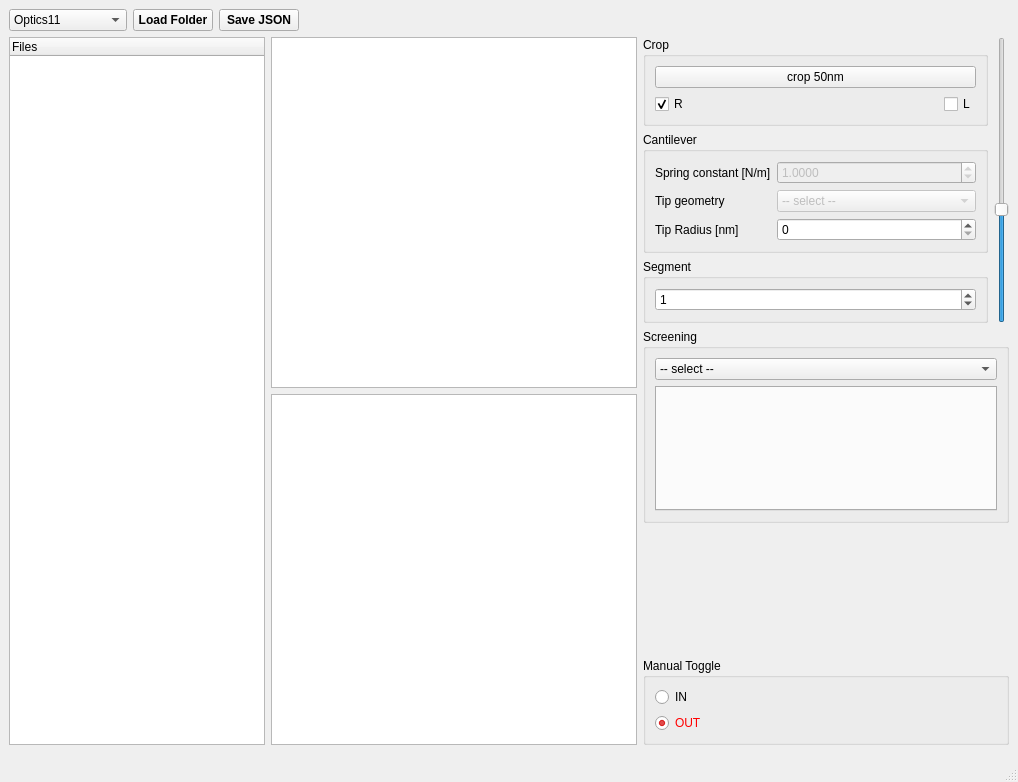
<?xml version="1.0" encoding="UTF-8"?>
<ui version="4.0">
 <class>radius</class>
 <widget class="QMainWindow" name="radius">
  <property name="geometry">
   <rect>
    <x>0</x>
    <y>0</y>
    <width>1018</width>
    <height>782</height>
   </rect>
  </property>
  <property name="windowTitle">
   <string>Nano2021</string>
  </property>
  <property name="windowIcon">
   <iconset>
    <normaloff>../../.designer/backup/ico.svg</normaloff>../../.designer/backup/ico.svg</iconset>
  </property>
  <widget class="QWidget" name="centralwidget">
   <layout class="QVBoxLayout" name="verticalLayout_7">
    <item>
     <layout class="QHBoxLayout" name="horizontalLayout_3">
      <item>
       <widget class="QComboBox" name="c_open">
        <item>
         <property name="text">
          <string>Optics11</string>
         </property>
        </item>
        <item>
         <property name="text">
          <string>jpk-force</string>
         </property>
        </item>
        <item>
         <property name="text">
          <string>Optics11 2019</string>
         </property>
        </item>
        <item>
         <property name="text">
          <string>Optics11 OLD</string>
         </property>
        </item>
        <item>
         <property name="text">
          <string>Nanosurf export</string>
         </property>
        </item>
        <item>
         <property name="text">
          <string>Easy TSV</string>
         </property>
        </item>
       </widget>
      </item>
      <item>
       <widget class="QPushButton" name="open_selectfolder">
        <property name="font">
         <font>
          <weight>75</weight>
          <bold>true</bold>
         </font>
        </property>
        <property name="text">
         <string>Load Folder</string>
        </property>
        <property name="shortcut">
         <string>Ctrl+S</string>
        </property>
       </widget>
      </item>
      <item>
       <widget class="QPushButton" name="save">
        <property name="font">
         <font>
          <weight>75</weight>
          <bold>true</bold>
         </font>
        </property>
        <property name="text">
         <string>Save JSON</string>
        </property>
        <property name="shortcut">
         <string>Ctrl+S</string>
        </property>
       </widget>
      </item>
      <item>
       <spacer name="horizontalSpacer">
        <property name="orientation">
         <enum>Qt::Horizontal</enum>
        </property>
        <property name="sizeHint" stdset="0">
         <size>
          <width>40</width>
          <height>20</height>
         </size>
        </property>
       </spacer>
      </item>
     </layout>
    </item>
    <item>
     <layout class="QHBoxLayout" name="horizontalLayout_4">
      <item>
       <widget class="QTreeWidget" name="mainlist">
        <property name="sizePolicy">
         <sizepolicy hsizetype="Fixed" vsizetype="Expanding">
          <horstretch>0</horstretch>
          <verstretch>0</verstretch>
         </sizepolicy>
        </property>
        <property name="font">
         <font>
          <weight>50</weight>
          <italic>false</italic>
          <bold>false</bold>
         </font>
        </property>
        <property name="frameShape">
         <enum>QFrame::StyledPanel</enum>
        </property>
        <property name="frameShadow">
         <enum>QFrame::Sunken</enum>
        </property>
        <property name="lineWidth">
         <number>0</number>
        </property>
        <property name="midLineWidth">
         <number>0</number>
        </property>
        <property name="sortingEnabled">
         <bool>false</bool>
        </property>
        <property name="animated">
         <bool>false</bool>
        </property>
        <column>
         <property name="text">
          <string>Files</string>
         </property>
        </column>
       </widget>
      </item>
      <item>
       <layout class="QVBoxLayout" name="verticalLayout_6">
        <item>
         <widget class="PlotWidget" name="g_fdistance"/>
        </item>
        <item>
         <widget class="PlotWidget" name="g_single"/>
        </item>
       </layout>
      </item>
      <item>
       <layout class="QVBoxLayout" name="verticalLayout_5">
        <item>
         <layout class="QHBoxLayout" name="horizontalLayout_2">
          <item>
           <layout class="QVBoxLayout" name="verticalLayout_4">
            <item>
             <widget class="QGroupBox" name="Crop">
              <property name="enabled">
               <bool>true</bool>
              </property>
              <property name="sizePolicy">
               <sizepolicy hsizetype="Preferred" vsizetype="Fixed">
                <horstretch>0</horstretch>
                <verstretch>0</verstretch>
               </sizepolicy>
              </property>
              <property name="title">
               <string>Crop</string>
              </property>
              <layout class="QVBoxLayout" name="verticalLayout_2">
               <item>
                <widget class="QPushButton" name="crop">
                 <property name="text">
                  <string>crop 50nm</string>
                 </property>
                </widget>
               </item>
               <item>
                <layout class="QHBoxLayout" name="horizontalLayout">
                 <item>
                  <widget class="QCheckBox" name="crop_right">
                   <property name="text">
                    <string>R</string>
                   </property>
                   <property name="checked">
                    <bool>true</bool>
                   </property>
                  </widget>
                 </item>
                 <item>
                  <widget class="QCheckBox" name="crop_left">
                   <property name="sizePolicy">
                    <sizepolicy hsizetype="Fixed" vsizetype="Fixed">
                     <horstretch>0</horstretch>
                     <verstretch>0</verstretch>
                    </sizepolicy>
                   </property>
                   <property name="text">
                    <string>L</string>
                   </property>
                  </widget>
                 </item>
                </layout>
               </item>
              </layout>
             </widget>
            </item>
            <item>
             <widget class="QGroupBox" name="Cantilever">
              <property name="title">
               <string>Cantilever</string>
              </property>
              <layout class="QFormLayout" name="formLayout_2">
               <item row="0" column="0">
                <widget class="QLabel" name="label_2">
                 <property name="text">
                  <string>Spring constant [N/m]</string>
                 </property>
                </widget>
               </item>
               <item row="0" column="1">
                <widget class="QDoubleSpinBox" name="springconstant">
                 <property name="enabled">
                  <bool>false</bool>
                 </property>
                 <property name="decimals">
                  <number>4</number>
                 </property>
                 <property name="maximum">
                  <double>999.990000000000009</double>
                 </property>
                 <property name="value">
                  <double>1.000000000000000</double>
                 </property>
                </widget>
               </item>
               <item row="1" column="0">
                <widget class="QLabel" name="label_3">
                 <property name="text">
                  <string>Tip geometry</string>
                 </property>
                </widget>
               </item>
               <item row="1" column="1">
                <widget class="QComboBox" name="geometry">
                 <property name="enabled">
                  <bool>false</bool>
                 </property>
                 <item>
                  <property name="text">
                   <string>-- select --</string>
                  </property>
                 </item>
                 <item>
                  <property name="text">
                   <string>Sphere</string>
                  </property>
                 </item>
                 <item>
                  <property name="text">
                   <string>Cylinder</string>
                  </property>
                 </item>
                </widget>
               </item>
               <item row="2" column="0">
                <widget class="QLabel" name="label">
                 <property name="text">
                  <string>Tip Radius [nm]</string>
                 </property>
                </widget>
               </item>
               <item row="2" column="1">
                <widget class="QSpinBox" name="tipradius">
                 <property name="maximum">
                  <number>999999</number>
                 </property>
                </widget>
               </item>
              </layout>
             </widget>
            </item>
            <item>
             <widget class="QGroupBox" name="groupBox">
              <property name="title">
               <string>Segment</string>
              </property>
              <layout class="QVBoxLayout" name="verticalLayout_3">
               <item>
                <widget class="QSpinBox" name="curve_segment">
                 <property name="maximum">
                  <number>9</number>
                 </property>
                 <property name="value">
                  <number>1</number>
                 </property>
                </widget>
               </item>
              </layout>
             </widget>
            </item>
           </layout>
          </item>
          <item>
           <widget class="QSlider" name="slid_alpha">
            <property name="sizePolicy">
             <sizepolicy hsizetype="Fixed" vsizetype="Minimum">
              <horstretch>0</horstretch>
              <verstretch>0</verstretch>
             </sizepolicy>
            </property>
            <property name="maximum">
             <number>255</number>
            </property>
            <property name="singleStep">
             <number>1</number>
            </property>
            <property name="value">
             <number>100</number>
            </property>
            <property name="orientation">
             <enum>Qt::Vertical</enum>
            </property>
           </widget>
          </item>
         </layout>
        </item>
        <item>
         <widget class="QGroupBox" name="groupBox_3">
          <property name="title">
           <string>Screening</string>
          </property>
          <layout class="QVBoxLayout" name="verticalLayout_8">
           <item>
            <widget class="QComboBox" name="cScreen">
             <item>
              <property name="text">
               <string>-- select --</string>
              </property>
             </item>
            </widget>
           </item>
           <item>
            <widget class="QTabWidget" name="tabScreen">
             <property name="tabPosition">
              <enum>QTabWidget::West</enum>
             </property>
             <property name="tabsClosable">
              <bool>true</bool>
             </property>
            </widget>
           </item>
          </layout>
         </widget>
        </item>
        <item>
         <spacer name="verticalSpacer">
          <property name="orientation">
           <enum>Qt::Vertical</enum>
          </property>
          <property name="sizeHint" stdset="0">
           <size>
            <width>20</width>
            <height>40</height>
           </size>
          </property>
         </spacer>
        </item>
        <item>
         <widget class="QGroupBox" name="groupBox_2">
          <property name="sizePolicy">
           <sizepolicy hsizetype="Preferred" vsizetype="Fixed">
            <horstretch>0</horstretch>
            <verstretch>0</verstretch>
           </sizepolicy>
          </property>
          <property name="title">
           <string>Manual Toggle</string>
          </property>
          <layout class="QVBoxLayout" name="verticalLayout">
           <property name="sizeConstraint">
            <enum>QLayout::SetMinimumSize</enum>
           </property>
           <item>
            <widget class="QRadioButton" name="toggle_activated">
             <property name="text">
              <string>IN</string>
             </property>
            </widget>
           </item>
           <item>
            <widget class="QRadioButton" name="toggle_excluded">
             <property name="styleSheet">
              <string notr="true">color: red;</string>
             </property>
             <property name="text">
              <string>OUT</string>
             </property>
             <property name="checked">
              <bool>true</bool>
             </property>
            </widget>
           </item>
          </layout>
         </widget>
        </item>
       </layout>
      </item>
     </layout>
    </item>
    <item>
     <widget class="QSplitter" name="splitter_2">
      <property name="orientation">
       <enum>Qt::Vertical</enum>
      </property>
      <widget class="QSplitter" name="splitter">
       <property name="sizePolicy">
        <sizepolicy hsizetype="Fixed" vsizetype="Fixed">
         <horstretch>0</horstretch>
         <verstretch>0</verstretch>
        </sizepolicy>
       </property>
       <property name="orientation">
        <enum>Qt::Horizontal</enum>
       </property>
      </widget>
     </widget>
    </item>
   </layout>
  </widget>
  <widget class="QStatusBar" name="statusbar"/>
 </widget>
 <customwidgets>
  <customwidget>
   <class>PlotWidget</class>
   <extends>QGraphicsView</extends>
   <header location="global">pyqtgraph</header>
  </customwidget>
 </customwidgets>
 <resources/>
 <connections/>
</ui>
